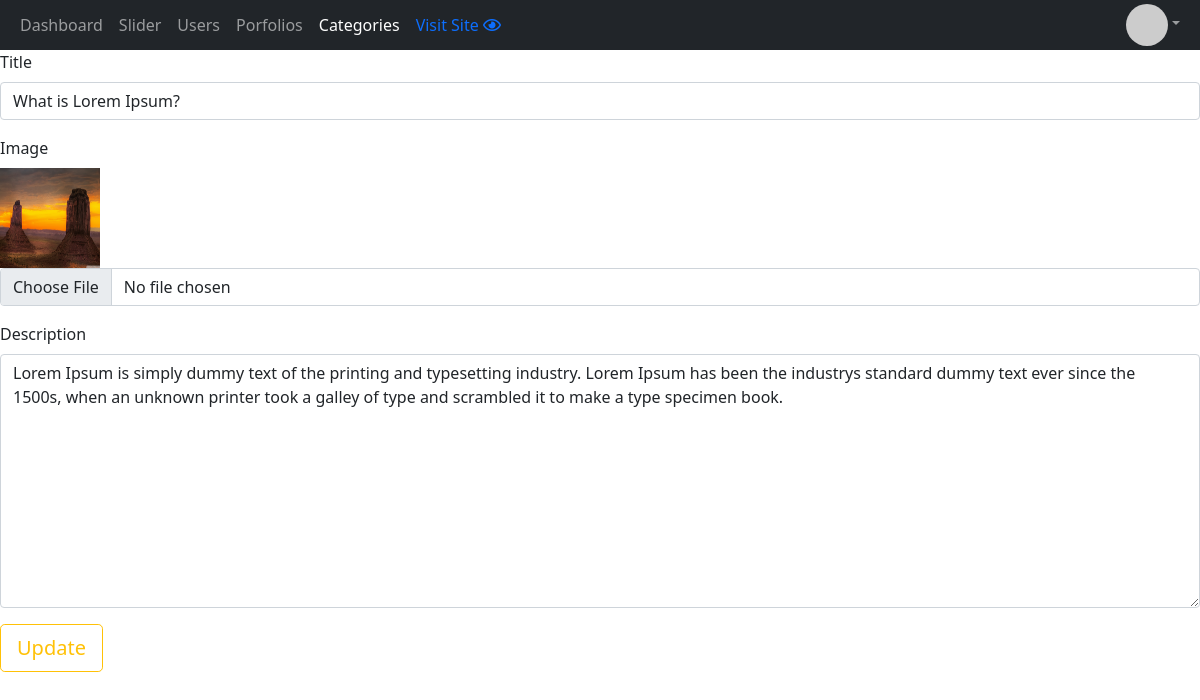
The app's page /admin/update.php?update_slide=35 (signed in) with its own data.
### tables this page shows
CREATE TABLE `sliders` (
  `slider_id` int(30) NOT NULL,
  `slider_title` varchar(100) NOT NULL,
  `slider_img` text NOT NULL,
  `slider_des` longtext NOT NULL,
  `created_at` datetime NOT NULL,
  `created_by` varchar(30) NOT NULL
);

### admin/update.php (the view, shortened to what this page needs)
<?php include('templates/header.php'); ?>
    <?php
        if(isset($_GET['update_slide'])){
            $get_slide_id   = $_GET['update_slide'];
            $show_query     = "SELECT*FROM sliders WHERE slider_id='$get_slide_id'";
            $show_result    = mysqli_query($db, $show_query);
            $show_data      = mysqli_fetch_array($show_result);
            $slide_id       = $show_data['slider_id'];
            $slide_title    = $show_data['slider_title'];
            $slide_img      = $show_data['slider_img'];
            $slide_des      = $show_data['slider_des'];
        }
    ?>
    <?php if(!empty($_GET['update_slide'])){ ?>
        <form action="update.php?update_slide=<?php echo $slide_id; ?>" method="post" enctype="multipart/form-data">
            <div class="mb-3">
                <label for="update_title" class="form-label">Title</label>
                <input type="text" name="update_title" value="<?php echo $slide_title; ?>" class="form-control">
            </div>
            <div class="mb-3">
                <label for="update_img" class="form-label">Image</label>
                <br>
                <img src="./assets/images/<?php echo $slide_img; ?>" width="100" height="100" alt="">
                <input type="file" name="update_img" class="form-control">
            </div>
            <div class="mb-3">
                <label for="update_des" class="form-label">Description</label>
                <textarea name="update_des" class="form-control" cols="30" rows="10"><?php echo $slide_des; ?></textarea>
            </div>
            <button type="submit" name="slide_update_req" class="btn btn-outline-warning btn-lg">Update</button>
        </form>
    <?php } ?>
<?php include('templates/footer.php'); ?>

### records on screen
sliders: update_title "What is Lorem Ipsum?", slider_img (picture), update_des "Lorem Ipsum is simply dummy text of the printing and typesetting industry. Lorem Ipsum has been the industrys standard dummy text ever since the 1500s, when an unknown printer took a galley of type and scrambled it to make a type specimen book."
